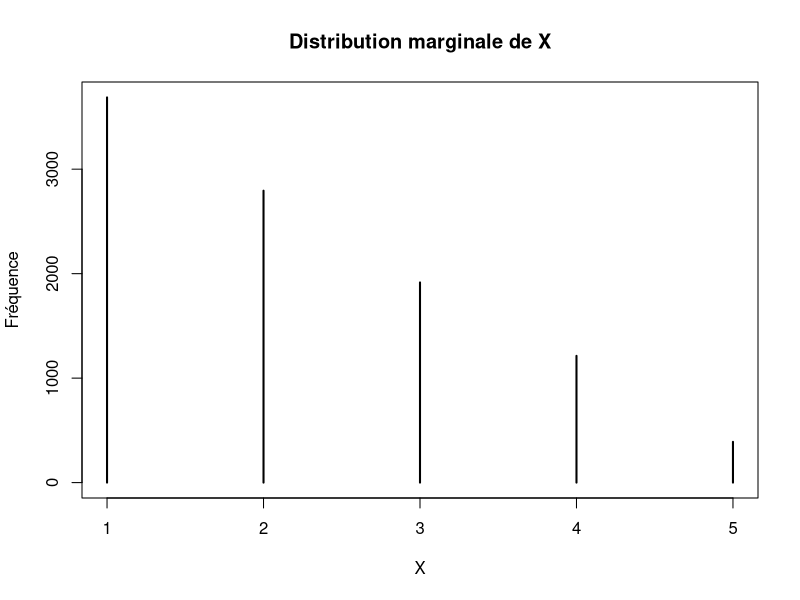
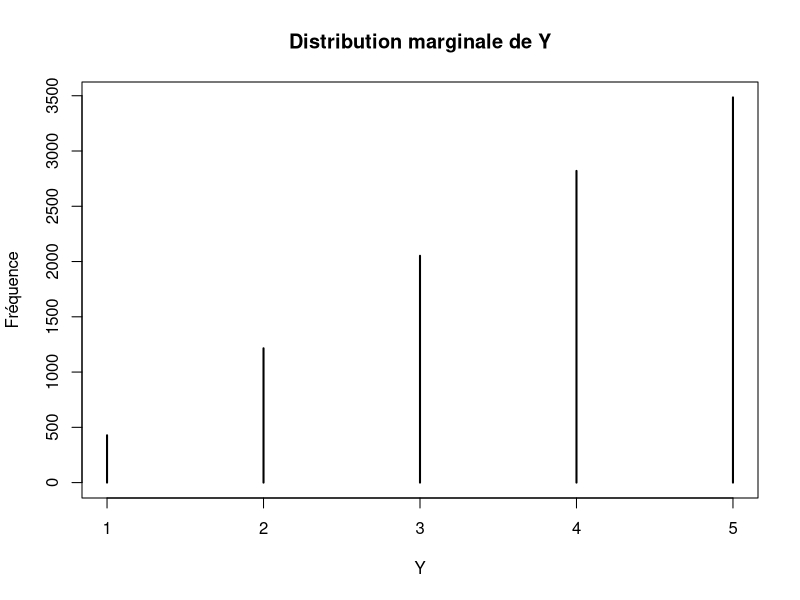

These charts were generated, in order, by the following R code:
U <- sample(1:5, size = 10000, replace = TRUE)
V <- sample(1:5, size = 10000, replace = TRUE)

X <- pmin(U, V)
Y <- pmax(U, V)

head(data.frame(U, V, X, Y))

table(X, Y)

# Bon en fait pour voir les deux graphiques, il fallait juste cliquer sur la petite flèches, pas besoin de faire des sciences obscures.
plot(table(X), main = "Distribution marginale de X", xlab = "X",  ylab = "Fréquence", type = "h", lwd = 2)
plot(table(Y), main = "Distribution marginale de Y", xlab = "Y", ylab = "Fréquence", type = "h", lwd = 2)
